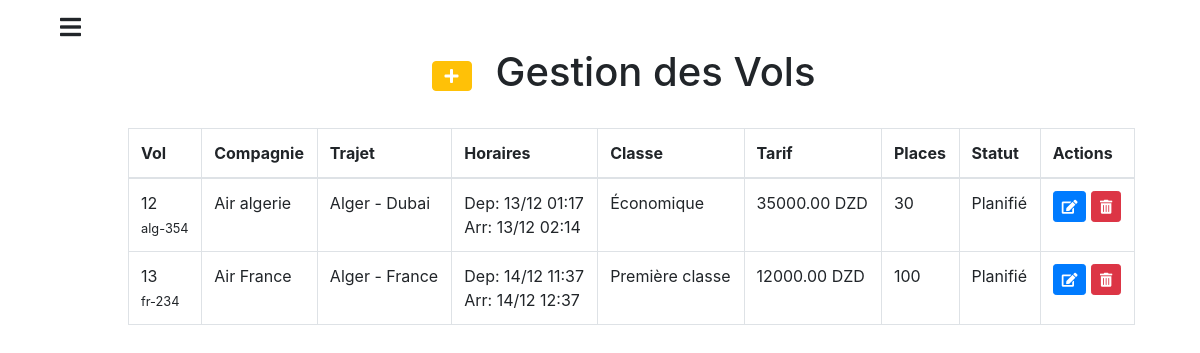
/admin/vols.php (signed in), run on the app's committed database.
### tables this page shows
CREATE TABLE `vols` (
  `id` int(11) NOT NULL,
  `nom_vol` varchar(255) NOT NULL,
  `compagnie` varchar(255) NOT NULL,
  `numero_vol` varchar(100) DEFAULT NULL,
  `origine` varchar(255) NOT NULL,
  `destination` varchar(255) NOT NULL,
  `depart` datetime NOT NULL,
  `arrivee` datetime NOT NULL,
  `duree` varchar(100) NOT NULL,
  `classe` enum('Économique','Affaires','Première classe') NOT NULL,
  `tarif` decimal(10,2) NOT NULL,
  `places_disponibles` int(11) NOT NULL,
  `statut` enum('Planifié','Retardé','Annulé') NOT NULL
);

### admin/vols.php (the view, shortened to what this page needs)
<?php
include "config.php";
?>
<?php include "layouts/sidebar.php"; ?>
<main id="content" class="content active  ms-sm-auto  mt-5">
    <div class="row align-items-center justify-content-center">
        <button type="button" class="btn btn-warning text-white d-flex justify-content-center" data-toggle="modal" data-target="#ajoutModal">
            <i class="fa fa-plus"></i>
        </button>
        <h1 class="ml-4">Gestion des Vols</h1>
    </div>
    <div class="container-fluid">
        <table class="table mt-4 table-bordered ml-2">
            <thead>
                <tr>
                    <th>Vol</th>
                    <th>Compagnie</th>
                    <th>Trajet</th>
                    <th>Horaires</th>
                    <th>Classe</th>
                    <th>Tarif</th>
                    <th>Places</th>
                    <th>Statut</th>
                    <th>Actions</th>
                </tr>
            </thead>
            <tbody>
                <?php
                $query = "SELECT * FROM vols";
                $result = $conn->query($query);
                if ($result->num_rows > 0) {
                    while ($row = $result->fetch_assoc()) {
                        echo "<tr>";
                        echo "<td>" . $row["numero_vol"] . "<br><small>" . $row["nom_vol"] . "</small></td>";
                        echo "<td>" . $row["compagnie"] . "</td>";
                        echo "<td>" . $row["origine"] . " - " . $row["destination"] . "</td>";
                        echo "<td>Dep: " . date('d/m H:i', strtotime($row["depart"])) . "<br>Arr: " . date('d/m H:i', strtotime($row["arrivee"])) . "</td>";
                        echo "<td>" . $row["classe"] . "</td>";
                        echo "<td>" . $row["tarif"] . " DZD</td>";
                        echo "<td>" . $row["places_disponibles"] . "</td>";
                        echo "<td>" . $row["statut"] . "</td>";
                        echo "<td>"; ?>
                        <button class='btn btn-primary btn-sm editBtn' data-toggle='modal' data-target='#editModal' data-id="<?php echo $row['id']; ?>" data-nom_vol="<?php echo $row['nom_vol']; ?>" data-compagnie="<?php echo $row['compagnie']; ?>" data-numero_vol="<?php echo $row['numero_vol']; ?>" data-origine="<?php echo $row['origine']; ?>" data-destination="<?php echo $row['destination']; ?>" data-depart="<?php echo $row['depart']; ?>" data-arrivee="<?php echo $row['arrivee']; ?>" data-duree="<?php echo $row['duree']; ?>" data-classe="<?php echo $row['classe']; ?>" data-tarif="<?php echo $row['tarif']; ?>" data-places_disponibles="<?php echo $row['places_disponibles']; ?>" data-statut="<?php echo $row['statut']; ?>">
                            <i class='fas fa-edit'></i>
                        </button>
                        <a href='?delete=<?php echo $row['id'] ?>' class='btn btn-danger btn-sm'><i class='fas fa-trash-alt'></i></a>
                <?php
                        echo "</td>";
                        echo "</tr>";
                    }
                } else {
                    echo "<tr><td colspan='9'>Aucun vol trouvé</td></tr>";
                }
                ?>
            </tbody>
        </table>
    </div>
</main>
<?php include "layouts/footer.php" ?>

### admin/layouts/header.php (style rules this page uses)
.content { margin-left: 300px; }
.content.active { margin-left: 10% !important; }

### data on the page
vols: numero_vol "12", nom_vol "alg-354", compagnie "Air algerie", origine "Alger", destination "Dubai", depart "13/12 01:17", arrivee "13/12 02:14", classe "Économique", tarif "35000.00", places_disponibles "30", statut "Planifié"
vols: numero_vol "13", nom_vol "fr-234", compagnie "Air France", origine "Alger", destination "France", depart "14/12 11:37", arrivee "14/12 12:37", classe "Première classe", tarif "12000.00", places_disponibles "100", statut "Planifié"
